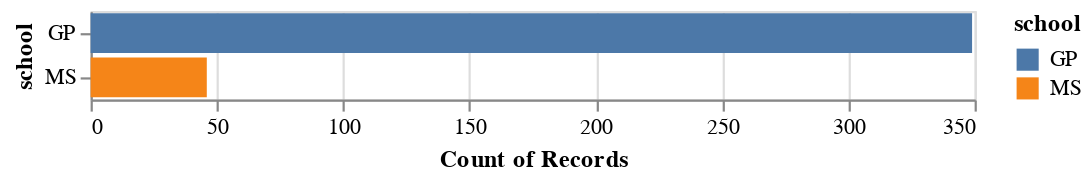

Here is the notebook cell this chart was saved with:
### Code cell
bars3 = alt.Chart(math).mark_bar().encode(
    y='school:N',
    color='school:N',
    x='count(school):Q'
)

bars3

### Figure 1 — Vega-Lite specification as saved in the notebook (floating-point values rounded to 4 significant figures; data arrays with more than 128 entries replaced by an {"elided": "..."} marker saying what was removed)
{"config": {"view": {"continuousWidth": 400, "continuousHeight": 300}}, "data": {"name": "data-e915ea558f4356374e17cc933ebec282"}, "mark": "bar", "encoding": {"color": {"type": "nominal", "field": "school"}, "x": {"type": "quantitative", "aggregate": "count", "field": "school"}, "y": {"type": "nominal", "field": "school"}}, "$schema": "https://vega.github.io/schema/vega-lite/v4.8.1.json", "datasets": {"data-e915ea558f4356374e17cc933ebec282": {"elided": "395 records"}}}
